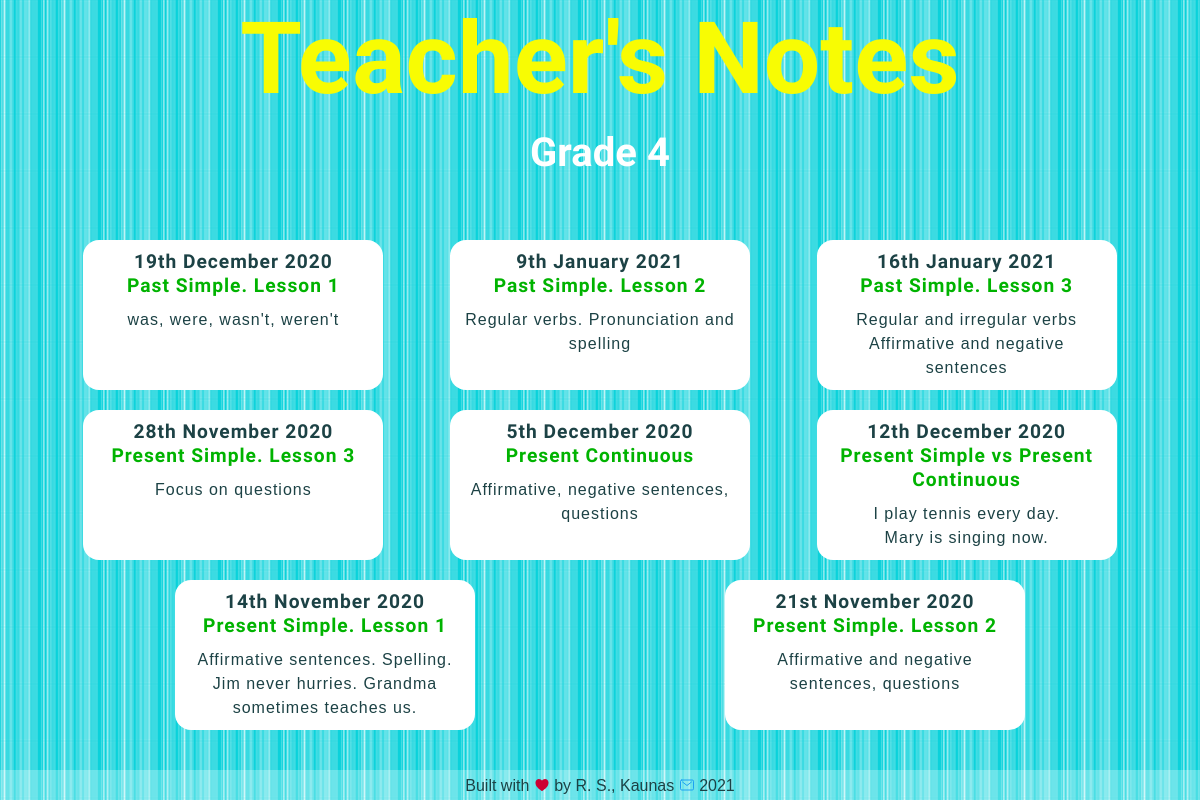
/blog/grade4/, run on an earlier commit of the app's database.
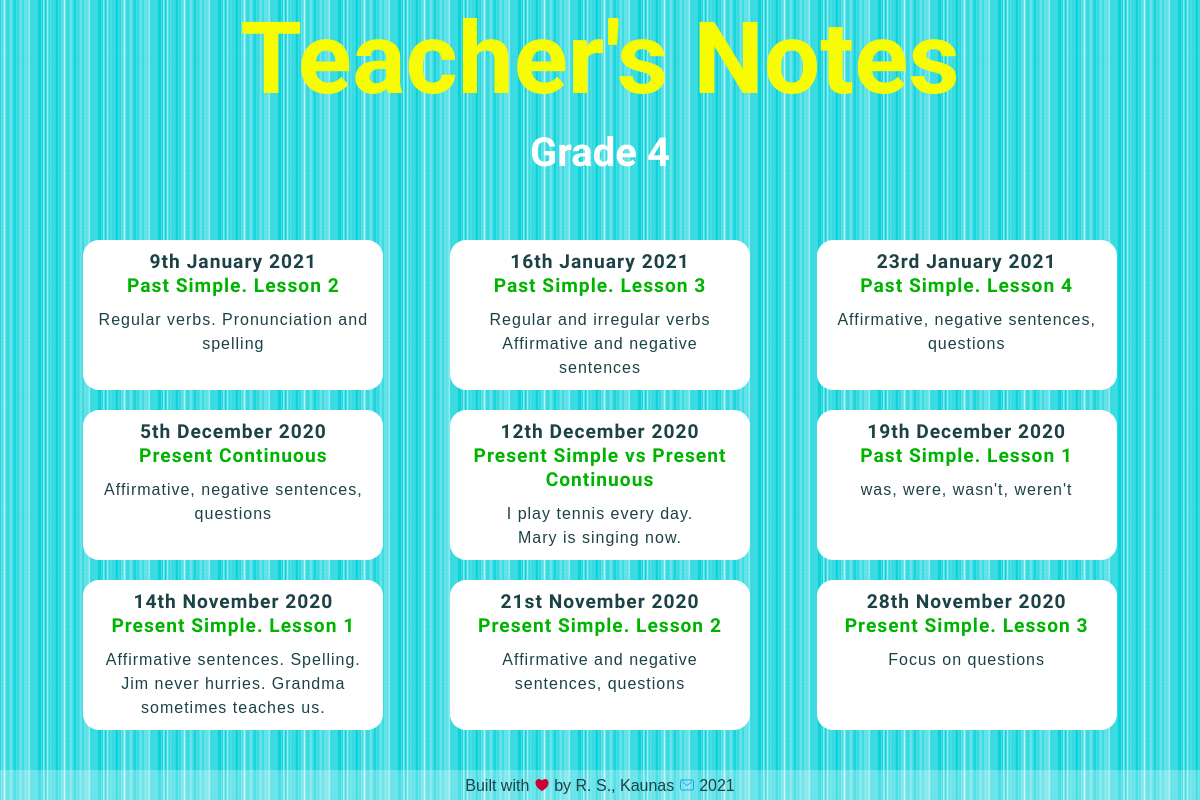
And on a later commit of the database.
### blog/models.py (models this page shows, shortened)
class Grade4blogpost(models.Model):
    grade = models.CharField(max_length=10, default='Grade 4')
    date = models.DateField()
    title = models.TextField(max_length=200)
    intro = models.TextField(max_length=400, default='intro')
    description = models.TextField()
    image = models.ImageField(upload_to='blog/images/', default='blog/images/soon.png')
    file = models.FileField(upload_to='blog/downloads/', blank='True')
    credits = models.TextField(blank='True')

### blog/views.py (the view)
# urls.py: path('grade4/', views.view_all_grade4, name='url_all_grade4'),
def view_all_grade4(request):
    blogposts = Grade4blogpost.objects.order_by('-date')
    return render(request, 'blog/onegrade_4.html', {'blogposts': blogposts})

### blog/templates/blog/onegrade_4.html (shortened to what this page needs)
<!DOCTYPE html>
{% load static %}
<html lang="en">
<head>
    <link href="{% static 'blog/all_posts.css' %}" type="text/css" rel="stylesheet"/>
    <link href="{% static 'blog/queries.css' %}" type="text/css" rel="stylesheet"/>
</head>
<body>
<div id="page-container">
    <div id="content-wrap">
        <header>
            <h1>Teacher's Notes</h1>
            <h2>Grade 4</h2>
        </header>
        <section>
            <h3></h3>
            <div class="flex-container">
                {% for blogpost in blogposts %}
                    <a class="button" href="{% url 'blog:url_one_grade4' blogpost.id %}">
                        <h4>{{ blogpost.date|date:'jS F Y' }}</h4>
                        <h5>{{ blogpost.title }}</h5>
                        <p>{{ blogpost.intro|safe|truncatewords:20 }}</p></a>
                {% endfor %}
            </div>
        </section>
    </div>
    {% include 'blog/footer.html' %}
</div>
</body>
</html>

What changed in the data, as far as the page shows it:
added Grade4blogpost: date "23rd January 2021", title "Past Simple. Lesson 4", intro "Affirmative, negative sentences, questions"
